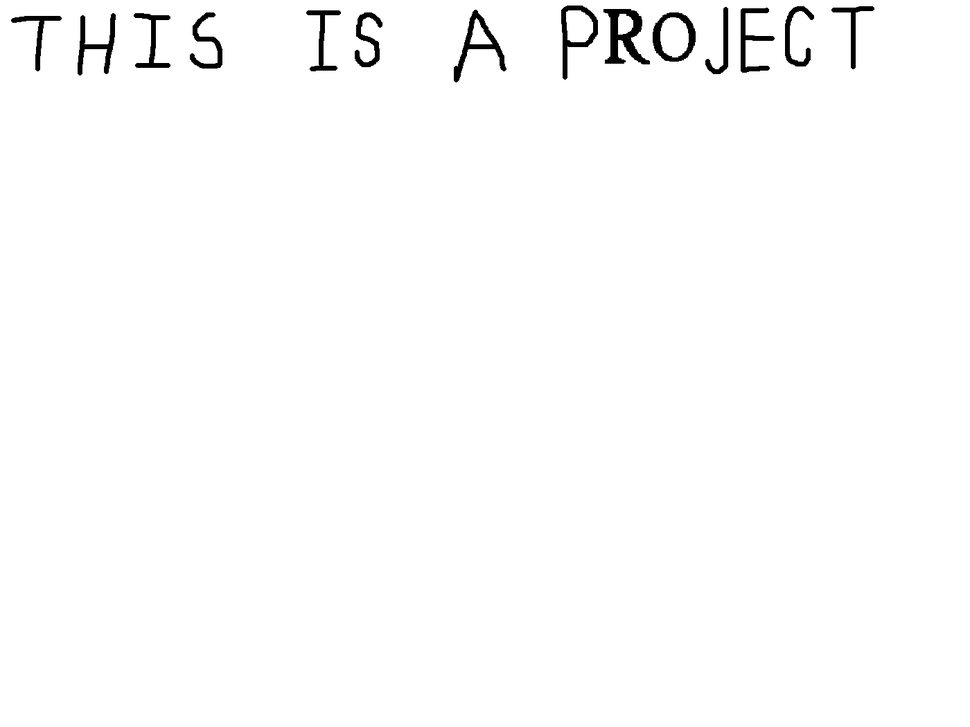
%> input picture Project (Updated 24-Jan)/MATLAB/OCR/scanner.bmp, 970 x 727 px, shrunk from 1400 x 1050 before the run
$ octave first1.m   (GNU Octave 9; MATLAB toolbox functions it lacks are replaced by stand-ins)
%> lines starting %> are read from the running program, lines starting %| are printed output that depends on the picture; in (x1, y1, x2, y2) boxes, pixels count from 0 and x2, y2 are one past the last pixel; in counts of white or black regions, pixels touching at a corner belong together; the program's own positions count from 1
### Project (Updated 24-Jan)/MATLAB/OCR/clip.m
function imgn=clip(imagen)
% [6 lines of commented-out code are left out]
if ~islogical(imagen)
    %imagen=im2bw(imagen,0.99);
    imagen=im2bw(imagen,0.4);
end
a=~imagen;
[f c]=find(a);
lmaxc=max(c);lminc=min(c);
lmaxf=max(f);lminf=min(f);
imgn=a(lminf:lmaxf,lminc:lmaxc);%Crops image

### Project (Updated 24-Jan)/MATLAB/OCR/first1.m
clc, close all, clear all
imagen=imread('scanner.bmp');
%> imagen is the input picture: size 727x970 uint8; min 0, max 255, mean 251.7
imshow(imagen);title('Input with noise')

%Filter with noise%
if length(size(imagen))==3;
    imagen=rgb2gray(imagen);
end
imagen= medfilt2(imagen);
%imview(imagen);
[f c]=size(imagen);
%> f = 727; c = 970
imagen (1,1)=255;
%> imagen: size 727x970 uint8; min 0, max 255, mean 251.7; mean of the top-left, top-right, bottom-left and bottom-right quarters 249.2, 247.6, 255, 255
imagen (f,1)=255;
imagen (1,c)=255;
imagen (f,c)=255;
%END Filter Image Noise*
%imview(imagen)
aa=clip(imagen);
%> in clip, `imagen=im2bw(imagen,0.4);`: imagen: size 727x970 logical; 98.7% white; 14 black regions, largest, box (x1, y1, x2, y2) and area: (604, 9, 650, 64) 1146, (454, 10, 506, 82) 832, (653, 13, 696, 62) 758
%> in clip, `a=~imagen;`:
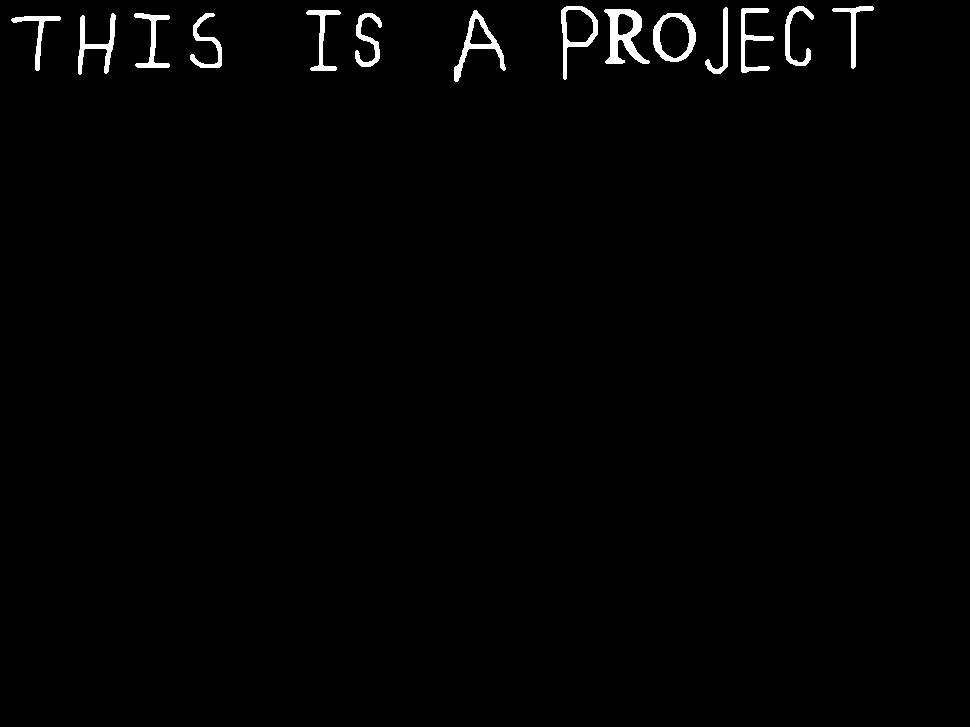
%> a: size 727x970 logical; 1.3% white; 14 white regions, largest, box (x1, y1, x2, y2) and area: (604, 9, 650, 64) 1146, (454, 10, 506, 82) 832, (653, 13, 696, 62) 758
%> in clip, `[f c]=find(a);`: f = 8851 values from 7 to 82; c = 8851 values from 12 to 874
%> in clip, `lmaxc=max(c)`: lmaxc = 874
%> in clip, `lminc=min(c)`: lminc = 12
%> in clip, `lmaxf=max(f)`: lmaxf = 82
%> in clip, `lminf=min(f)`: lminf = 7
%> in clip, `imgn=a(lminf:lmaxf,lminc:lmaxc);`:
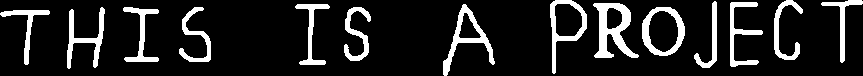
%> imgn: size 76x863 logical; 13.5% white; 14 white regions, largest, box (x1, y1, x2, y2) and area: (593, 3, 639, 58) 1146, (443, 4, 495, 76) 832, (642, 7, 685, 56) 758
imview(aa);
r=size(aa,1)
%> r = 76
for s=1:r   %execute the for routine from 1 to no. of rows
    if sum(aa(s,:))==0  %checking for empty row
        nm=aa(1:s-1,1:end);%First line matrix
        rm=aa(s:end,1:end);%Remain line matrix
        fl=~clip(~nm);
        re=~clip(~rm);
        s

                 subplot(2,1,1);imshow(fl);
                 subplot(2,1,2);imshow(re);
        break
    else
        s
        fl=~aa;%Only one line.(invert image)
        re=[];  %empty the variable re
    end
end

imgn=~fl;   %invert image
L = bwlabel(imgn);  %label the connected pixels
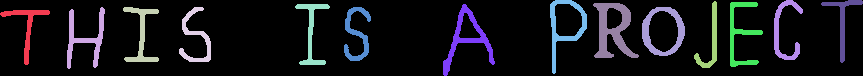
%> L: size 76x863 double; 15 distinct labels, from 0 to 14; one colour per label, 0 black
mx=max(max(L)); %returns no. of characters in a line
%> mx = 14

$ run again, with Project (Updated 24-Jan)/MATLAB/OCR/TREES.bmp copied over Project (Updated 24-Jan)/MATLAB/OCR/scanner.bmp
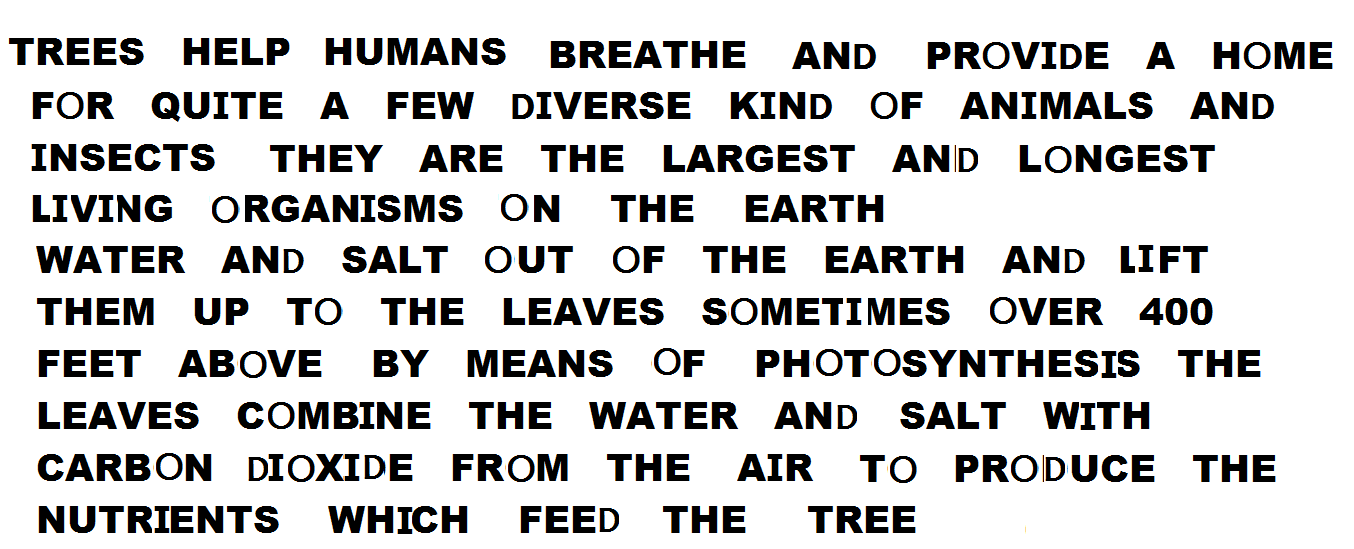
%> input picture Project (Updated 24-Jan)/MATLAB/OCR/TREES.bmp, 1354 x 549 px
%> imagen is the input picture: size 549x1354x3 uint8; mean R, G, B 208.7, 208.6, 208.7
%> in clip, `a=~imagen;`:
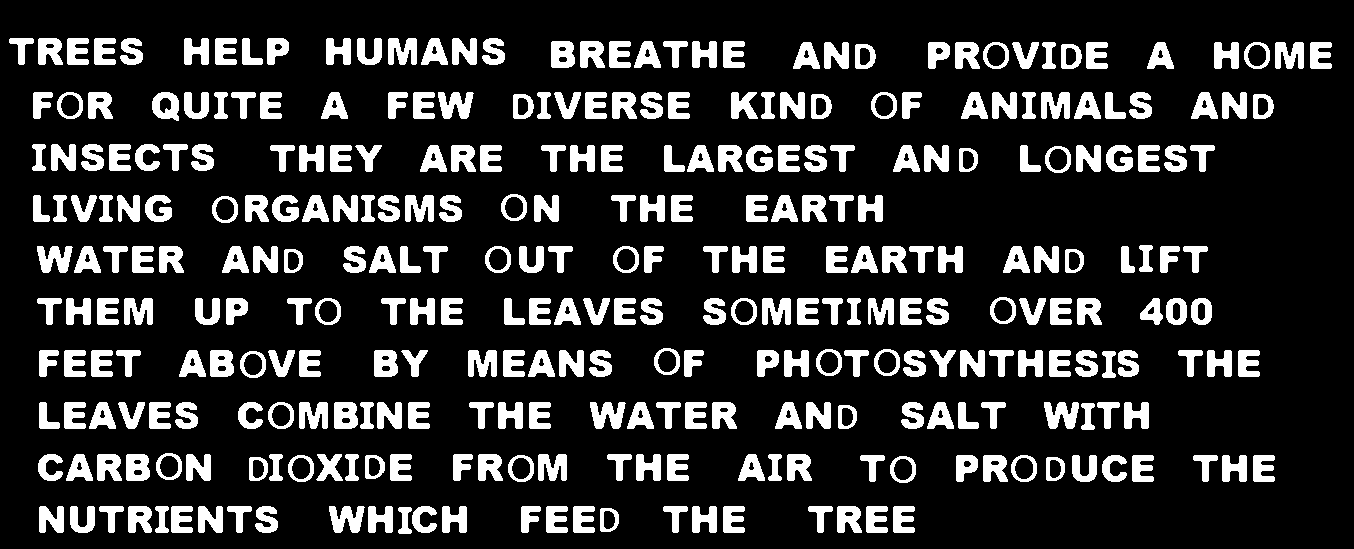
%> a: size 549x1354 logical; 17.6% white; 323 white regions, largest, box (x1, y1, x2, y2) and area: (438, 92, 474, 119) 631, (37, 246, 73, 273) 631, (590, 402, 626, 429) 631
%> in clip, `[f c]=find(a);`: f = 130488 values from 39 to 534; c = 130488 values from 10 to 1332
%> lmaxc = 1332
%> lminc = 10
%> lmaxf = 534
%> lminf = 39
%> imgn: size 496x1323 logical; 19.9% white; 323 white regions, largest, box (x1, y1, x2, y2) and area: (429, 54, 465, 81) 631, (28, 208, 64, 235) 631, (581, 364, 617, 391) 631
%> the loop `for s=1:r` made 32 passes
%> after the loop `for s=1:r`:
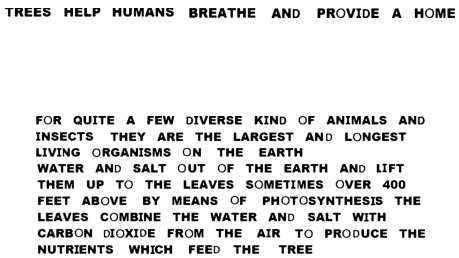
%> figure redrawn from the program's plot data, 2 panels
%> mx = 37
